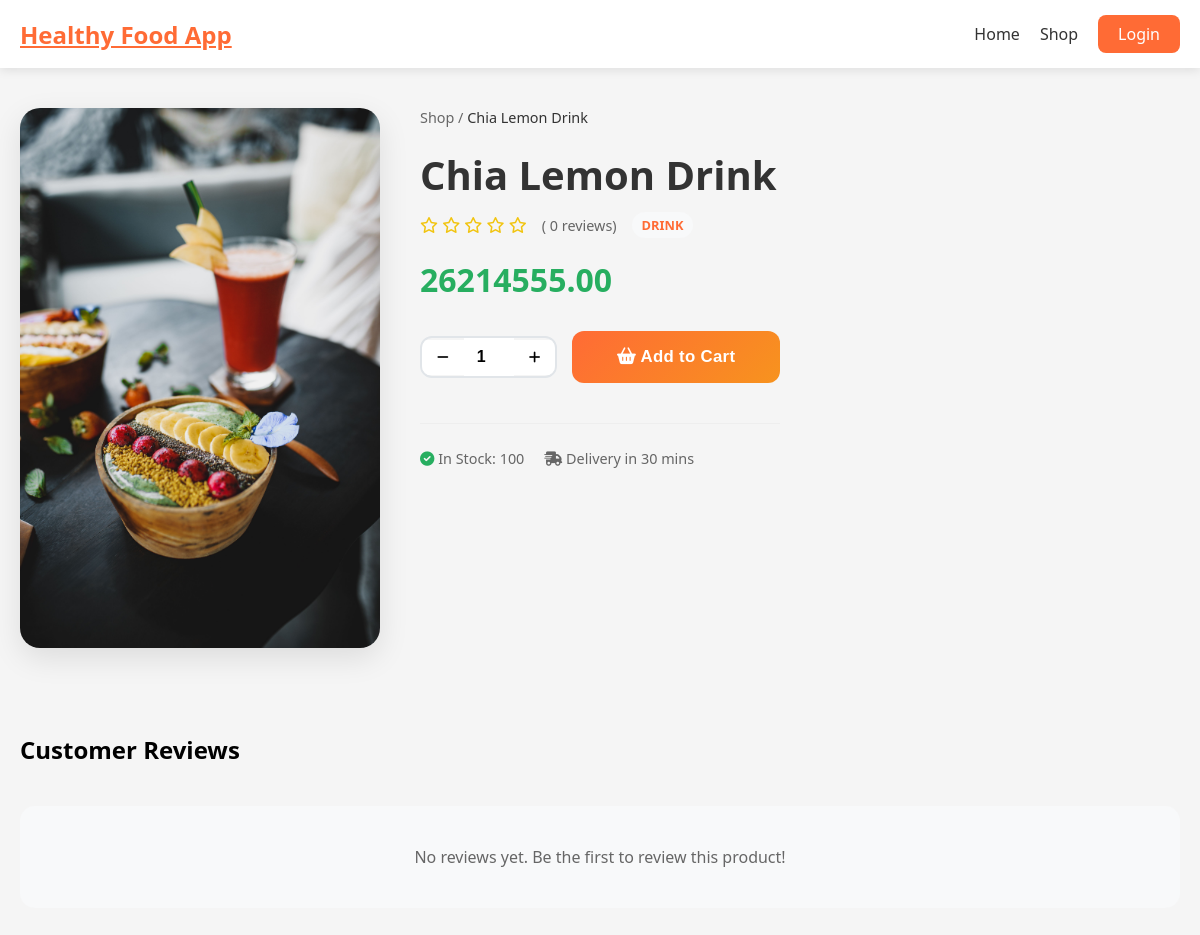
The app's page /product.php?id=36, older data.
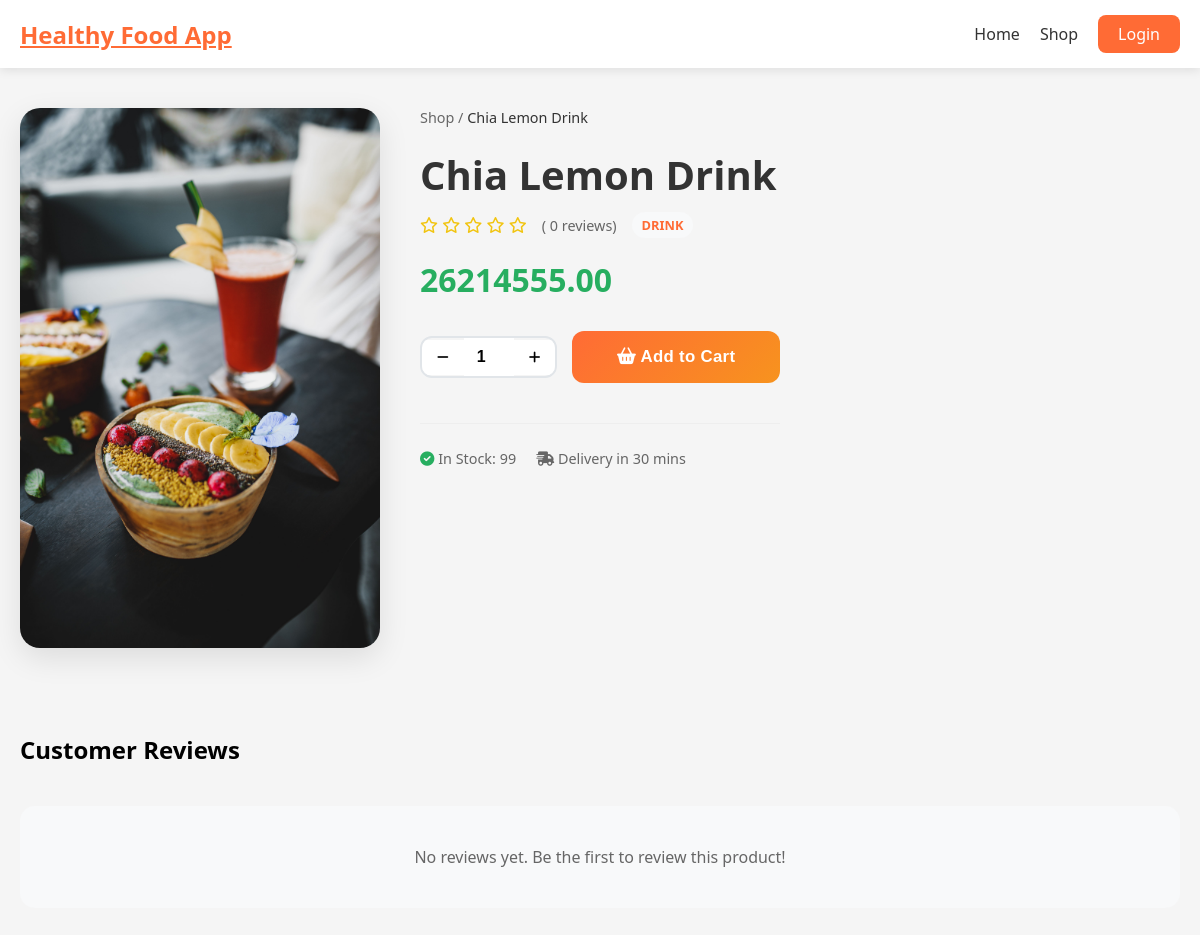
The same page, newer data.
### tables this page shows
CREATE TABLE `products` (
  `id` int(11) NOT NULL,
  `name` varchar(150) NOT NULL,
  `description` text DEFAULT NULL,
  `price` decimal(10,2) NOT NULL,
  `stock` int(11) NOT NULL DEFAULT 0,
  `image_path` varchar(255) DEFAULT NULL,
  `type` enum('food','drink') NOT NULL,
  `status` enum('active','archived') NOT NULL DEFAULT 'active',
  `created_at` datetime DEFAULT current_timestamp()
);

### config.php (called while the page is built, shortened)
<?php
function getImageUrl($url)
{
    return $url;
}
?>

### product.php (the view, shortened to what the changed rows need)
<?php
require_once __DIR__ . '/init.php';
$id = $_GET['id'] ?? 0;
$stmt = $conn->prepare("SELECT * FROM products WHERE id = ? AND status = 'active'");
$stmt->bind_param("i", $id);
$stmt->execute();
$product = $stmt->get_result()->fetch_assoc();
$avgRatingStmt = $conn->prepare("SELECT AVG(rating) as avg_rating, COUNT(*) as count FROM reviews WHERE product_id = ?");
$avgRatingStmt->bind_param("i", $id);
$avgRatingStmt->execute();
$ratingData = $avgRatingStmt->get_result()->fetch_assoc();
$avgRating = round($ratingData['avg_rating'], 1) ?: 0;
$reviewCount = $ratingData['count'] ?: 0;
include __DIR__ . '/header.php';
?>
<div class="dashboard-container">
    <div
        style="display: grid; grid-template-columns: repeat(auto-fill, minmax(300px, 1fr)); gap: 40px; align-items: start;">
        <div class="product-image">
            <img src="<?php echo getImageUrl($product['image_path']) ?: 'assets/images/placeholder-300x300.png'; ?>"
                alt="<?php echo htmlspecialchars($product['name']); ?>"
                style="width: 100%; border-radius: 20px; box-shadow: 0 10px 30px rgba(0,0,0,0.1);">
        </div>
        <div class="product-details">
            <nav style="margin-bottom: 20px; font-size: 0.9rem; color: #666;">
                <a href="shop.php" style="color: #666; text-decoration: none;">Shop</a> /
                <span style="color: #333;">
                    <?php echo htmlspecialchars($product['name']); ?>
                </span>
            </nav>
            <h1 style="font-size: 2.5rem; color: #333; margin-bottom: 10px;">
                <?php echo htmlspecialchars($product['name']); ?>
            </h1>
            <div style="display: flex; align-items: center; gap: 15px; margin-bottom: 20px;">
                <div style="color: #f1c40f;">
                    <?php for ($i = 1; $i <= 5; $i++): ?>
                        <i class="<?php echo $i <= $avgRating ? 'fas' : 'far'; ?> fa-star"></i>
                    <?php endfor; ?>
                </div>
                <span style="color: #666; font-size: 0.9rem;">(
                    <?php echo $reviewCount; ?> reviews)
                </span>
                <span
                    style="background: #f8f9fa; padding: 4px 10px; border-radius: 20px; font-size: 0.8rem; color: #ff6b35; font-weight: 700; text-transform: uppercase;">
                    <?php echo $product['type']; ?>
                </span>
            </div>
            <div style="font-size: 2rem; font-weight: 700; color: #27ae60; margin-bottom: 25px;">
                <?php echo CURRENCY_SYMBOL; ?><?php echo number_format($product['price'], 2); ?>
            </div>
            <?php $inStock = ($product['stock'] > 0); ?>
            <form action="actions/cart_action.php" method="POST"
                style="display: flex; gap: 15px; align-items: center; margin-bottom: 40px;">
                <div
                    style="display: flex; align-items: center; border: 2px solid #e1e5e9; border-radius: 12px; overflow: hidden; <?php echo $inStock ? '' : 'opacity: 0.5; pointer-events: none;'; ?>">
                    <button type="button" onclick="const q = this.nextElementSibling; if(q.value > 1) q.value--;"
                        style="padding: 10px 15px; border: none; background: white; cursor: pointer;" <?php echo $inStock ? '' : 'disabled'; ?>><i
                            class="fas fa-minus"></i></button>
                    <input type="number" name="quantity" value="<?php echo $inStock ? 1 : 0; ?>" min="<?php echo $inStock ? 1 : 0; ?>" max="<?php echo $product['stock']; ?>"
                        style="width: 50px; text-align: center; border: none; font-weight: 700; font-size: 1rem; padding: 10px 0;" <?php echo $inStock ? '' : 'disabled'; ?>>
                    <button type="button"
                        onclick="const q = this.previousElementSibling; if(q.value < <?php echo $product['stock']; ?>) q.value++;"
                        style="padding: 10px 15px; border: none; background: white; cursor: pointer;" <?php echo $inStock ? '' : 'disabled'; ?>><i
                            class="fas fa-plus"></i></button>
                </div>
                <button type="submit" class="login-btn" style="flex: 1; margin-bottom: 0; <?php echo $inStock ? '' : 'background: #bdc3c7; cursor: not-allowed;'; ?>" <?php echo $inStock ? '' : 'disabled'; ?>>
                </button>
            </form>
            <div style="border-top: 1px solid #eee; padding-top: 25px;">
                <div style="display: flex; gap: 20px; color: #666; font-size: 0.9rem;">
                    <span><i class="fas <?php echo $inStock ? 'fa-check-circle' : 'fa-exclamation-triangle'; ?>" style="color: <?php echo $inStock ? '#27ae60' : '#e74c3c'; ?>;"></i>
                        <?php echo $inStock ? 'In Stock: ' . $product['stock'] : 'Out of Stock'; ?>
                    </span>
                    <span><i class="fas fa-shipping-fast"></i> Delivery in 30 mins</span>
                </div>
            </div>
        </div>
    </div>
    <div style="margin-top: 80px;">
        <div style="display: flex; justify-content: space-between; align-items: center; margin-bottom: 40px;">
            <h2>Customer Reviews</h2>
        </div>
    </div>
</div>
</main>
</body>
</html>

Row changes from the older to the newer data that the page shows:
changed products "Chia Lemon Drink": stock "100" → "99"
